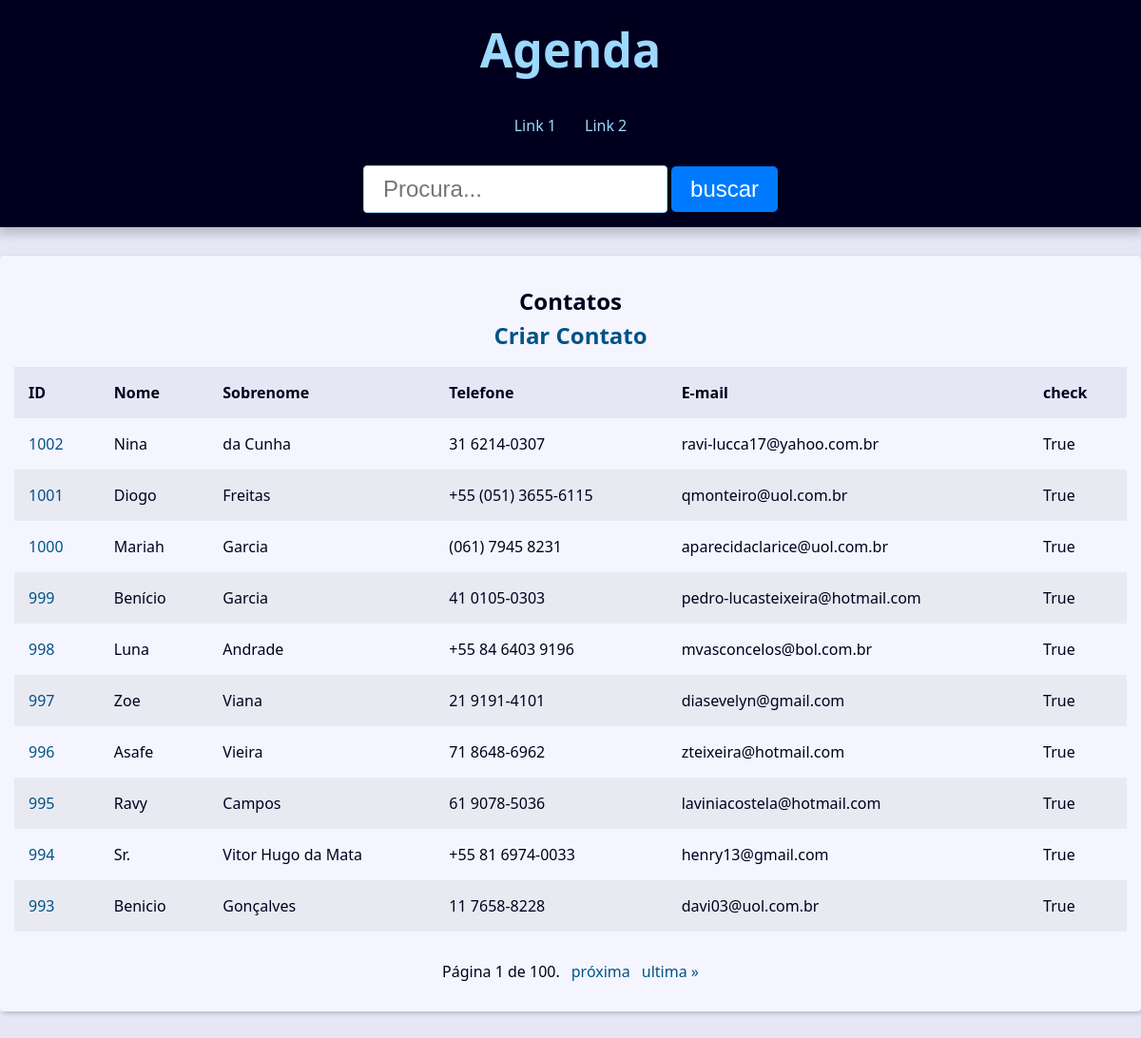
The app's page /, older data.
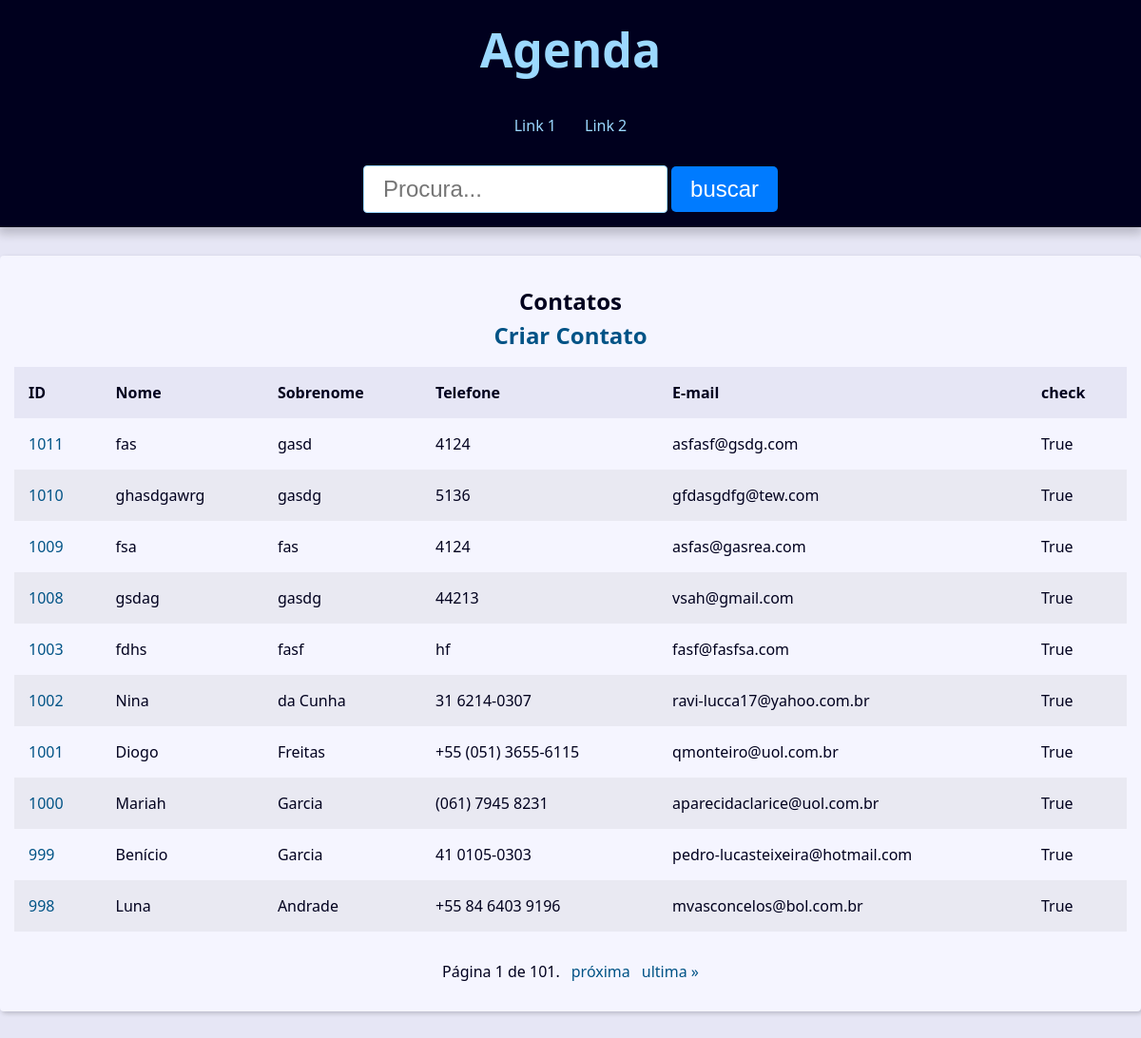
The same page, newer data.
### contact/models.py (models this page shows, shortened)
class Contact(models.Model):
    first_name = models.CharField(max_length=60)
    last_name = models.CharField(max_length=60, blank=True)
    phone = models.CharField(max_length=50)
    email = models.EmailField(max_length=50)
    created_date = models.DateField(default=timezone.now)
    description = models.TextField(blank=True)
    show = models.BooleanField(default=True)
    picture = models.ImageField(blank=True, upload_to='pictures/%Y/%M')
    category = models.ForeignKey(Category,
                                 on_delete=models.SET_NULL, blank=True,
                                 null=True)
    owner = models.ForeignKey(User,
                                 on_delete=models.SET_NULL, blank=True,
                                 null=True)

### contact/views/contact_views.py (the view)
# urls.py: path('', views.index, name='index'),
def index(request):
    contacts = Contact.objects \
    .filter(show=True) \
    .order_by('-id')
    paginator = Paginator(contacts,10)
    page_number = request.GET.get("page")
    page_obj = paginator.get_page(page_number)
    context = {
        'page_obj': page_obj,
        'site_title': 'Contatos -'
    }
    return render(
        request,
        'contact/index.html',
        context
    )

### contact/templates/contact/index.html
{% extends 'global/base.html' %}
{% block content %}
{% if page_obj %}
    <div class="responsive-table">
        <table class="contacts-table">
            <caption class="table-caption">
                Contatos
                <div class="reponsive-table">
                <a class="table-link" href="{% url 'contact:create' %}"> Criar Contato</a>
                </div>
            </caption>
            <thead>
                <tr class="table-row table-row-header">
                    <th class="table-header">ID </th>
                    <th class="table-header">Nome </th>
                    <th class="table-header">Sobrenome </th>
                    <th class="table-header">Telefone </th>
                    <th class="table-header">E-mail </th>
                    <th class="table-header">check </th>
                </tr>
            </thead>
            <tbody>
                {% for contact in page_obj %}
                <tr class="table-row">
                    <td class="table-cel">
                        <a class="table-link" href="{% url 'contact:contact' contact.id %}" >
                        {{contact.id}}
                        </a>
                    </td>
                    <td class="table-cel">
                        {{contact.first_name}}
                    </td>
                    <td class="table-cel">
                        {{contact.last_name}}
                    </td>
                    <td class="table-cel">
                        {{contact.phone}}
                    </td>
                    <td class="table-cel">
                        {{contact.email}}
                    </td>
                    <td class="table-cel">
                        {{contact.show}}
                    </td>
                </tr>
                {% endfor %}
            </tbody>
        </table>
    </div>
{% else %}
{% include 'contact/404.html' %}
{% endif %}
{% endblock content %}

Row changes from the older to the newer data that the page shows:
no longer on this page (row unchanged): Contact: id "997", first_name "Zoe", last_name "Viana", phone "21 9191-4101", email "diasevelyn@gmail.com", show "True"
no longer on this page (row unchanged): Contact: id "996", first_name "Asafe", last_name "Vieira", phone "71 8648-6962", email "zteixeira@hotmail.com", show "True"
no longer on this page (row unchanged): Contact: id "995", first_name "Ravy", last_name "Campos", phone "61 9078-5036", email "laviniacostela@hotmail.com", show "True"
no longer on this page (row unchanged): Contact: id "994", first_name "Sr.", last_name "Vitor Hugo da Mata", phone "+55 81 6974-0033", email "henry13@gmail.com", show "True"
no longer on this page (row unchanged): Contact: id "993", first_name "Benicio", last_name "Gonçalves", phone "11 7658-8228", email "davi03@uol.com.br", show "True"
added Contact: id "1011", first_name "fas", last_name "gasd", phone "4124", email "asfasf@gsdg.com", show "True"
added Contact: id "1010", first_name "ghasdgawrg", last_name "gasdg", phone "5136", email "gfdasgdfg@tew.com", show "True"
added Contact: id "1009", first_name "fsa", last_name "fas", phone "4124", email "asfas@gasrea.com", show "True"
added Contact: id "1008", first_name "gsdag", last_name "gasdg", phone "44213", email "vsah@gmail.com", show "True"
added Contact: id "1003", first_name "fdhs", last_name "fasf", phone "hf", email "fasf@fasfsa.com", show "True"
Text that changed along with them:
{{ page_obj.paginator.num_pages }}: "100" → "101"
